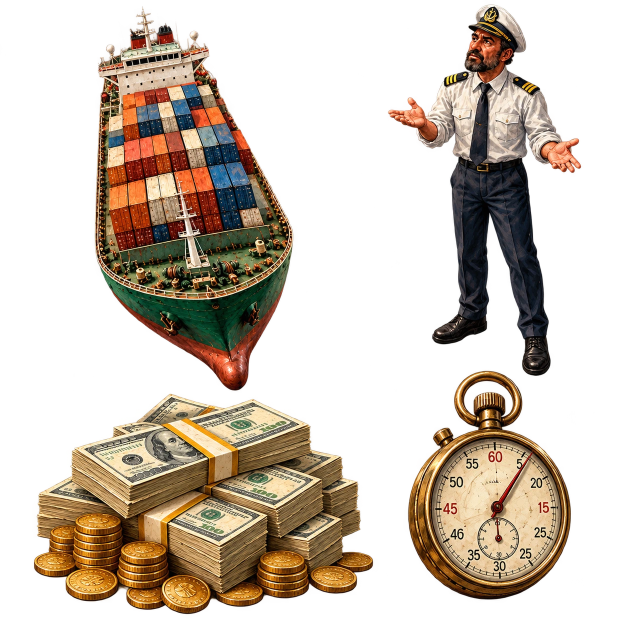
#> input picture examples/painted-collage-v7/atlas.webp, 1254 x 1254 px (shown at 1/2 size); its folder holds only this picture in this run
$ python -i gfx.py   (imports and definitions only)
#> lines starting #> are read from the running program, lines starting #| are printed output that depends on the picture
#> in __init__, `self.img = base.copy() if base is not None else Image.new('RGB', (W, H..`: self.img: PIL image 1920x1080 RGB; every value is 0
"""Editorial motion graphics in Pillow, matching the owner's motion.js reference.

All coordinates are in the reference's 1280x720 design space and are scaled to
1920x1080 (x1.5). Vector marks are drawn on a 2x supersampled layer for clean edges.
"""
import math
import os
from functools import lru_cache

import numpy as np
from PIL import Image, ImageDraw, ImageFont, ImageFilter

W, H = 1920, 1080
K = 1.5            # design (1280x720) -> output
SS = 2             # supersampling of the vector layer
PAL = {'ice': (164, 232, 255), 'paper': (247, 241, 229), 'red': (255, 96, 72), 'lime': (198, 255, 105),
       'amber': (255, 179, 100), 'rose': (255, 158, 133), 'coral': (255, 128, 105)}
FONT = {'sans': '/usr/share/fonts/truetype/dejavu/DejaVuSans-Bold.ttf',
        'sans_r': '/usr/share/fonts/truetype/dejavu/DejaVuSans.ttf',
        'mono': '/usr/share/fonts/truetype/dejavu/DejaVuSansMono-Bold.ttf',
        'mono_r': '/usr/share/fonts/truetype/dejavu/DejaVuSansMono.ttf'}


def clamp(x, a=0.0, b=1.0):
    return a if x < a else b if x > b else x


def smooth(x):
    x = clamp(x)
    return x * x * (3 - 2 * x)


def rng(t, a, b):
    return smooth((t - a) / (b - a)) if b > a else float(t >= a)


def lerp(a, b, u):
    return a + (b - a) * u


# [14 lines left out: functions hexc, rgba, not called in this run]


@lru_cache(maxsize=None)
def font(kind, px):
    return ImageFont.truetype(FONT[kind], int(round(px)))


def rand(i):
    x = math.sin(i * 117.83 + 23.98) * 43758.54
    return x - math.floor(x)


@lru_cache(maxsize=64)
def _load(path):
    return Image.open(path).convert('RGB')
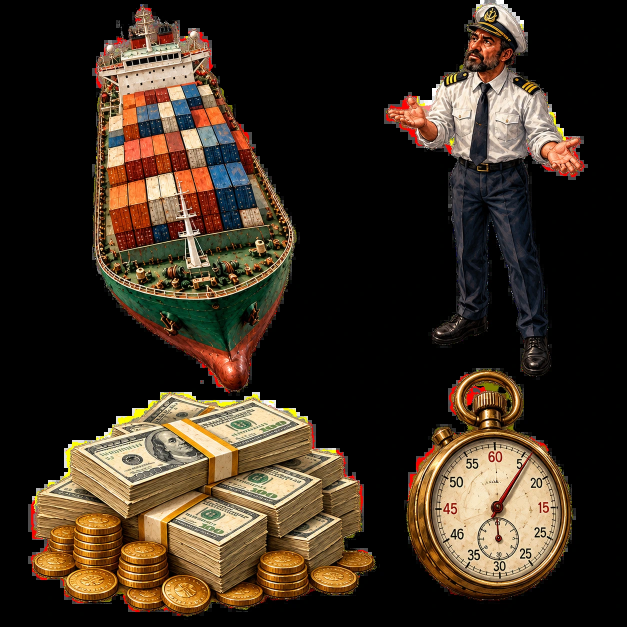
#> returned value: PIL image 1254x1254 RGB (shown at 1/2 size); mean R, G, B 57.7, 45.1, 32


# [10 lines left out: function _radial, not called in this run]


class Frame:
    """One output frame: a 1x RGB base for photos/gradients and a 2x vector layer on top."""

    def __init__(self, base=None):
        self.img = base.copy() if base is not None else Image.new('RGB', (W, H), (0, 0, 0))
        self.v = None
        self.stack = []

    # ------------------------------------------------------------------ raster (1x)
    def background(self, a='#090e1c', b='#03060d'):
        self.img = Image.fromarray(_diag_grad(hexc(a)[:3], hexc(b)[:3]))

    def image(self, path, x=0, y=0, w=1280, h=720, zoom=1.0, fx=0.5, fy=0.5, alpha=1.0, frame=None):
        """Cover-crop like motion.js image(). frame: an already loaded PIL image (video frame)."""
        im = frame if frame is not None else _load(path)
        iw, ih = im.size
#> iw = 1254; ih = 1254
        sw = min(iw, ih * w / h) / zoom
#> sw = 1254
        sh = sw * h / w
#> sh = 705.4
        box = ((iw - sw) * fx, (ih - sh) * fy, (iw - sw) * fx + sw, (ih - sh) * fy + sh)
#> box = (0, 274.3, 1254, 979.7)
        out = im.resize((int(round(w * K)), int(round(h * K))), Image.BICUBIC, box=box)
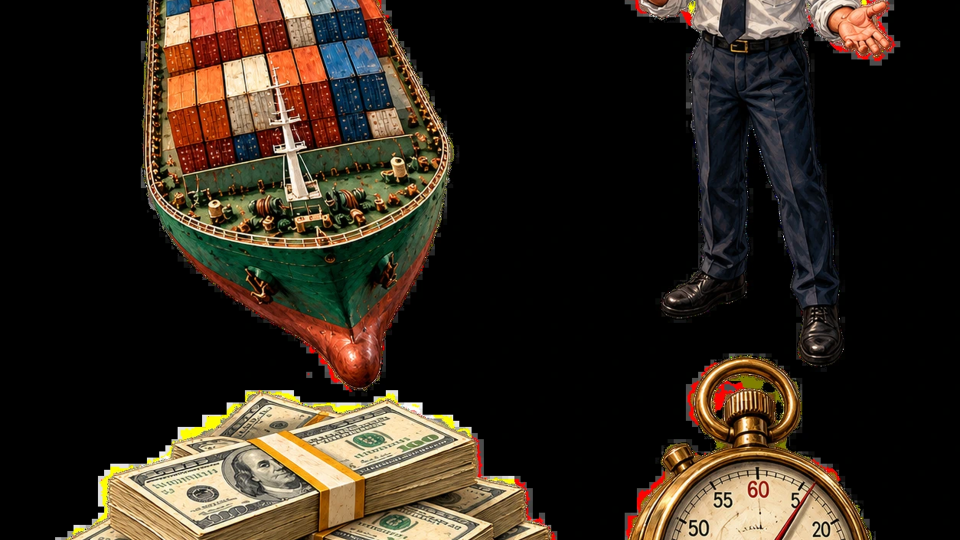
#> out: PIL image 1920x1080 RGB (shown at 1/2 size); mean R, G, B 48, 38.7, 28.5
        self.paste(out, x, y, alpha)

    def paste(self, im, x, y, alpha=1.0):
        X, Y = int(round(x * K)), int(round(y * K))
        if X >= W or Y >= H or X + im.size[0] <= 0 or Y + im.size[1] <= 0 or alpha <= 0.002:
            return
        self._flush()
        if alpha >= 0.999 and im.mode == 'RGB':
            self.img.paste(im, (X, Y))
        else:
            im = im.convert('RGBA')
            if alpha < 0.999:
                a = np.asarray(im)[..., 3].astype(np.float32) * alpha
                im.putalpha(Image.fromarray(a.astype(np.uint8)))
            base = self.img.convert('RGBA')
            base.alpha_composite(im, (max(0, X), max(0, Y)) if X >= 0 and Y >= 0 else (0, 0),
                                 (0, 0) if X >= 0 and Y >= 0 else (max(0, -X), max(0, -Y)))
            self.img = base.convert('RGB')

    # [38 lines left out: functions shade, vignette, glow, _d, group, not called in this run]

    def end(self):
        a = self.stack.pop()
        self._flush(a)

    def _flush(self, alpha=1.0):
        if self.v is None:
            return
        v = self.v.resize((W, H), Image.BOX)
        if alpha < 0.999:
            v.putalpha(Image.fromarray((np.asarray(v)[..., 3] * alpha).astype(np.uint8)))
        base = self.img.convert('RGBA')
        base.alpha_composite(v)
        self.img = base.convert('RGB')
        self.v = None

    def _p(self, x, y):
        return (x * K * SS, y * K * SS)

    # [15 lines left out: function text, not called in this run]

    def text_w(self, s, n, kind='sans'):
        return font(kind, n * K * SS).getlength(s) / (K * SS)

    # [78 lines left out: functions line, circle, arc, rect, poly, grid and 2 more, not called in this run]

    def kick(self, s, x=55, y=65, color='ice'):
        self.text(s, x, y, 18, color, 'mono')

    def big(self, s, x, y, n=100, color='paper', align='left'):
        self.text(s, x, y, n, color, 'sans', align)

    # [6 lines left out: function pill, not called in this run]

    def done(self):
        self._flush()
        return self.img


# ---------------------------------------------------------------------- cached rasters
# [31 lines left out: functions _diag_grad, _lin_grad, _vignette, not called in this run]


class Video:
    """Frame access for a source clip. Frames are decoded once to a JPEG cache on disk
    (shared by all render workers), so long clips never sit in memory."""
    CACHE = os.environ.get('VIDEO_CACHE', '/tmp/claude-video-cache')

    # [23 lines left out: function __init__, not called in this run]

    def at(self, ts):
        i = int(clamp(ts * self.fps, 0, self.n - 1))
        return _jpg(os.path.join(self.dir, f'{i + 1:06d}.jpg'))

    @property
    def duration(self):
        return self.n / self.fps


@lru_cache(maxsize=8)
def _jpg(p):
    return Image.open(p).convert('RGB')

>>> result = Frame().image('../../../examples/painted-collage-v7/atlas.webp')
